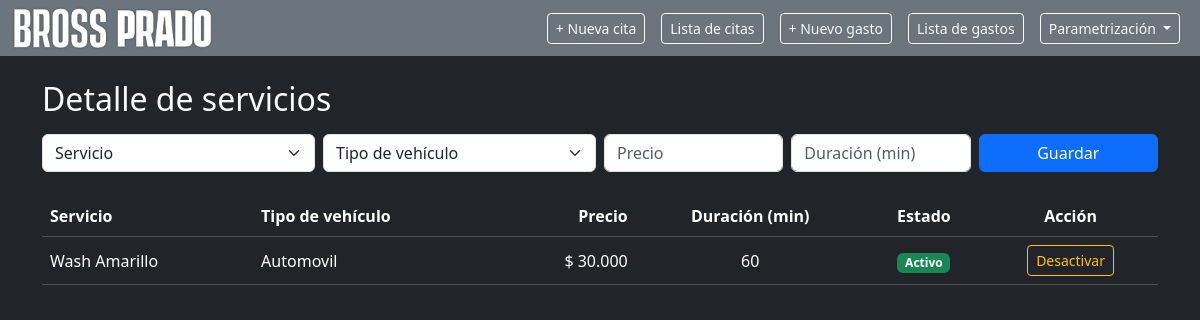
Page /service-prices on the committed database.
### app.py (models this page shows, shortened)
class ServicePrice(db.Model):
    __tablename__ = "service_prices"
    id = db.Column(db.Integer, primary_key=True)
    service_id = db.Column(db.Integer, db.ForeignKey("services.id"), nullable=False)
    vehicle_type_id = db.Column(db.Integer, db.ForeignKey("vehicle_types.id"), nullable=False)
    price = db.Column(db.Integer, nullable=False)  # sin decimales
    duration_minutes = db.Column(db.Integer, nullable=False)
    is_active = db.Column(db.Boolean, default=True)
    service = db.relationship("Service", backref=db.backref("prices", lazy=True))
    vehicle_type = db.relationship("VehicleType", backref=db.backref("service_prices", lazy=True))
    __table_args__ = (
        db.UniqueConstraint("service_id", "vehicle_type_id", name="uix_service_vehicle"),
    )

class Service(db.Model):
    __tablename__ = "services"
    id = db.Column(db.Integer, primary_key=True)
    name = db.Column(db.String(120), nullable=False, unique=True)
    duration_minutes = db.Column(db.Integer, nullable=False)
    is_active = db.Column(db.Boolean, default=True)

class VehicleType(db.Model):
    __tablename__ = "vehicle_types"
    id = db.Column(db.Integer, primary_key=True)
    name = db.Column(db.String(80), nullable=False, unique=True)
    is_active = db.Column(db.Boolean, default=True)
    created_at = db.Column(db.DateTime, nullable=False, default=datetime.utcnow)

### app.py (the view)
@app.route("/service-prices")
def service_prices_list():
    service_prices = (
        ServicePrice.query
        .join(Service)
        .join(VehicleType)
        .order_by(Service.name, VehicleType.name)
        .all()
    )
    services = Service.query.filter_by(is_active=True).order_by(Service.name).all()
    vehicle_types = VehicleType.query.filter_by(is_active=True).order_by(VehicleType.name).all()
    return render_template(
        "service_prices.html",
        service_prices=service_prices,
        services=services,
        vehicle_types=vehicle_types
    )

### templates/service_prices.html (shortened to what this page needs)
{% extends "base.html" %}
{% block content %}
<div class="container mt-4">
  <h2 class="mb-3">Detalle de servicios</h2>
  <form method="POST" action="{{ url_for('service_prices_new') }}" class="row g-2 mb-4">
    <div class="col-12 col-md-3">
      <select name="service_id" class="form-select" required>
        <option value="">Servicio</option>
      </select>
    </div>
    <div class="col-12 col-md-3">
      <select name="vehicle_type_id" class="form-select" required>
        <option value="">Tipo de vehículo</option>
      </select>
    </div>
    <div class="col-6 col-md-2">
      <input type="number"
             name="price"
             class="form-control"
             placeholder="Precio"
             min="0"
             step="1"
             inputmode="numeric"
             pattern="[0-9]*"
             required>
    </div>
    <div class="col-6 col-md-2">
      <input type="number"
             name="duration_minutes"
             class="form-control"
             placeholder="Duración (min)"
             min="1"
             step="1"
             inputmode="numeric"
             pattern="[0-9]*"
             required>
    </div>
    <div class="col-12 col-md-2">
      <button type="submit" class="btn btn-primary w-100">
        Guardar
      </button>
    </div>
  </form>
  <div class="table-responsive">
    <table class="table table-dark table-hover align-middle">
      <thead>
        <tr>
          <th>Servicio</th>
          <th>Tipo de vehículo</th>
          <th class="text-end">Precio</th>
          <th class="text-center">Duración (min)</th>
          <th class="text-center">Estado</th>
          <th class="text-center">Acción</th>
        </tr>
      </thead>
      <tbody>
        {% for sp in service_prices %}
        <tr>
          <td>{{ sp.service.name }}</td>
          <td>{{ sp.vehicle_type.name }}</td>
          <td class="text-end">$ {{ "{:,}".format(sp.price).replace(",", ".") }}</td>
          <td class="text-center">{{ sp.duration_minutes }}</td>
          <td class="text-center">
            {% if sp.is_active %}
              <span class="badge bg-success">Activo</span>
            {% else %}
              <span class="badge bg-secondary">Inactivo</span>
            {% endif %}
          </td>
          <td class="text-center">
            <form method="POST"
                  action="{{ url_for('service_prices_toggle', price_id=sp.id) }}">
              {% if sp.is_active %}
                <button type="submit" class="btn btn-sm btn-outline-warning">
                  Desactivar
                </button>
              {% else %}
                <button type="submit" class="btn btn-sm btn-outline-success">
                  Activar
                </button>
              {% endif %}
            </form>
          </td>
        </tr>
        {% endfor %}
      </tbody>
    </table>
  </div>
</div>
{% endblock %}

### rows in the picture
ServicePrice: service.name "Wash Amarillo", vehicle_type.name "Automovil", price "30.000", duration_minutes "60", is_active "Activo"
